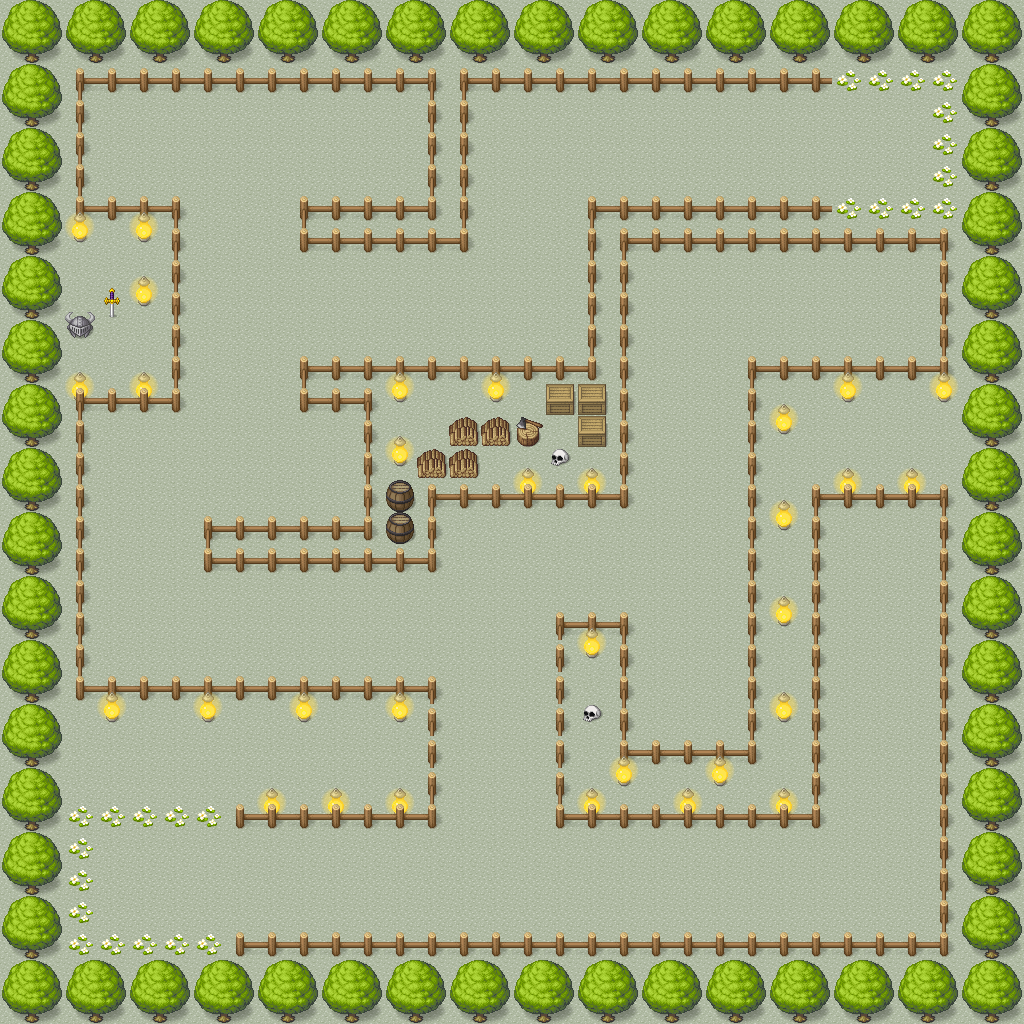

This is a level from a 2D game, rendered from its Tiled map with the project's own tilesets. A one-line summary and the map file follow, with tile-layer data summarised:
An orthogonal 32x32 tile map with 32x32 px tiles, 4 tile layers (groundLayer, bottom_decoLayer, borderLayer, top_decoLayer) and 2 objects (inRoom1, outRoom1).

<map version="1.9" tiledversion="1.9.2" orientation="orthogonal" renderorder="right-down" width="32" height="32" tilewidth="32" tileheight="32" infinite="0" nextlayerid="7" nextobjectid="7">
 <editorsettings>
  <export target="room1.tmj" format="json" />
 </editorsettings>
 <tileset firstgid="1" name="pipoya" tilewidth="32" tileheight="32" tilecount="1064" columns="8">
  <image source="pipoya.png" width="256" height="4256" />
 </tileset>
 <layer id="1" name="groundLayer" width="32" height="32">
  <data>[1024 cells, 1024 non-empty, 1 distinct tile ids]</data>
 </layer>
 <layer id="3" name="bottom_decoLayer" width="32" height="32">
  <data>[1024 cells, 39 non-empty, 9 distinct tile ids]</data>
 </layer>
 <layer id="2" name="borderLayer" width="32" height="32">
  <data>[1024 cells, 516 non-empty, 13 distinct tile ids]</data>
 </layer>
 <layer id="4" name="top_decoLayer" width="32" height="32">
  <data>[1024 cells, 38 non-empty, 3 distinct tile ids]</data>
 </layer>
 <objectgroup id="5" name="objLayer_1">
  <object id="2" name="inRoom1" x="112" y="888">
   <point />
  </object>
 </objectgroup>
 <objectgroup id="6" name="objLayer_2">
  <object id="6" name="outRoom1" x="878.667" y="153.333">
   <point />
  </object>
 </objectgroup>
</map>
